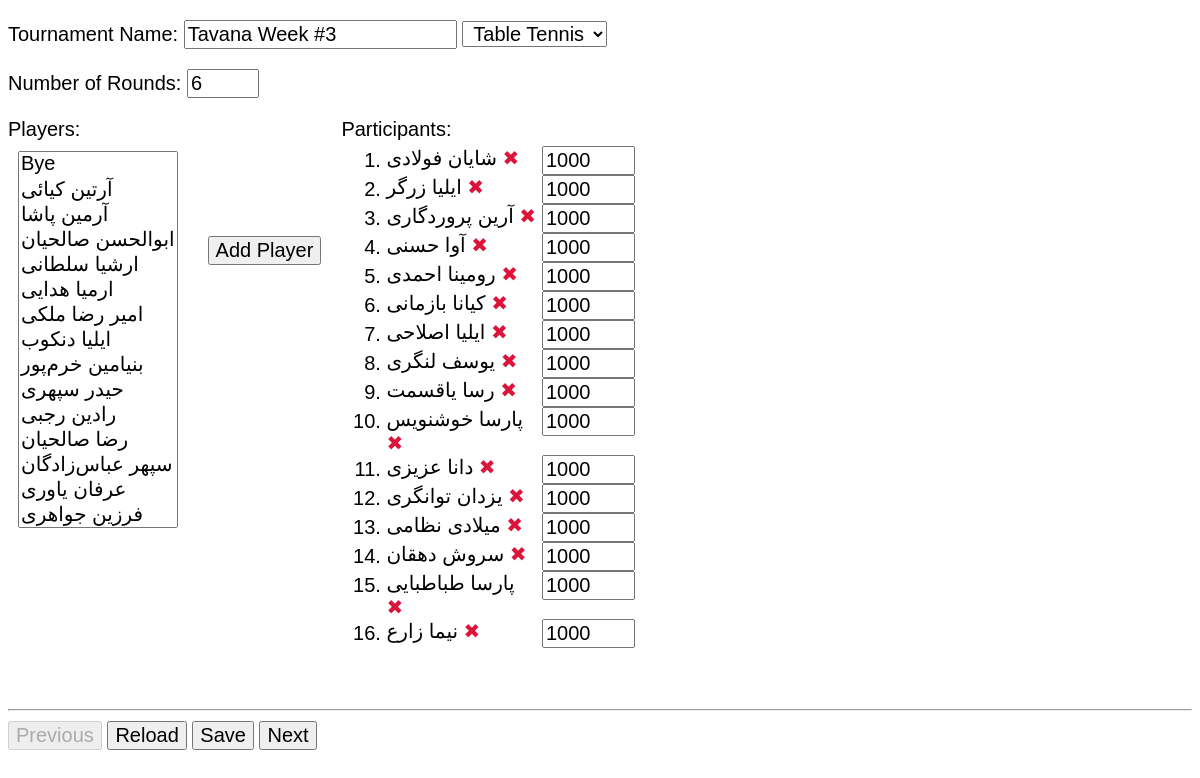
Page /103/tournament/ on the earlier database version.
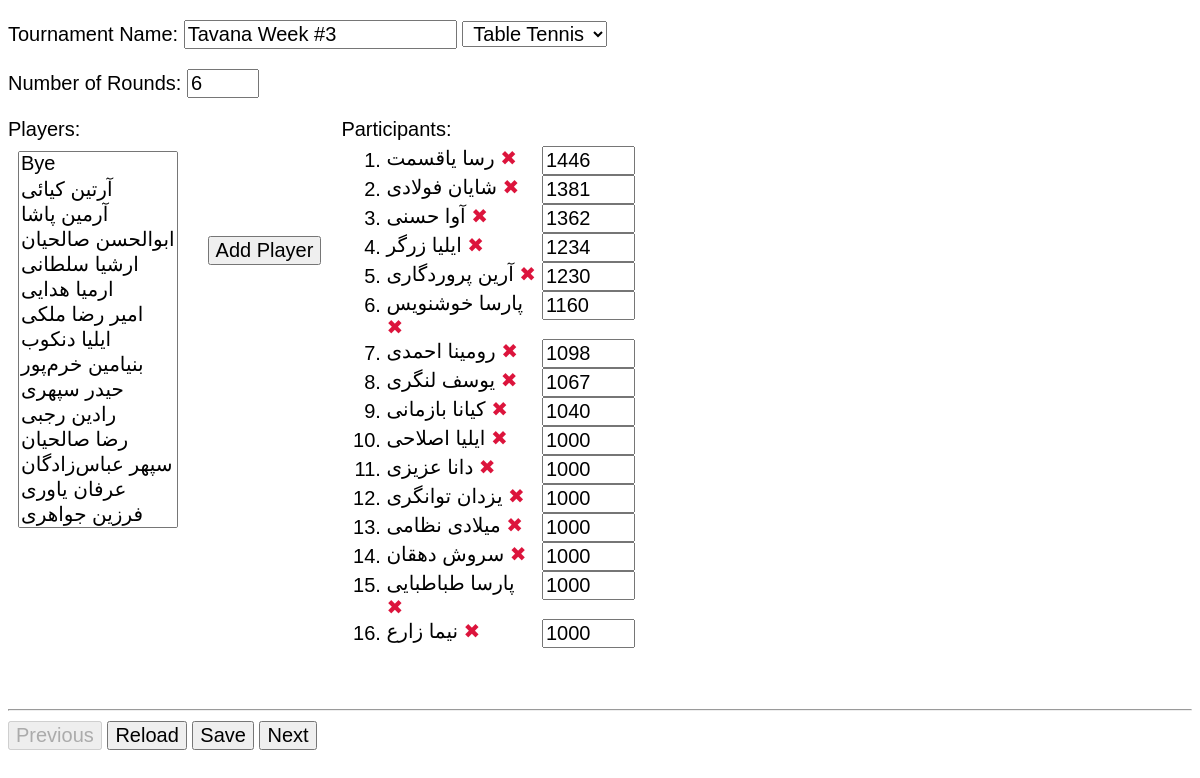
Same page on the later database version.
### app/models.py (models this page shows)
class Tournament(models.Model):
    name = models.CharField(max_length=100, null=False, unique=True)
    sport = models.ForeignKey(Sport(), on_delete=models.CASCADE, null=True)
    number_of_rounds = models.IntegerField(null=True)
    class Meta:
        ordering = ['sport', 'name', ]
    def __str__(self):
        return self.name

class Sport(models.Model):
    name = models.CharField(max_length=20, unique=True, null=False)
    def __str__(self):
        return self.name

class Participant(models.Model):
    tournament = models.ForeignKey(Tournament, on_delete=models.CASCADE)
    player = models.ForeignKey(Player, on_delete=models.CASCADE)
    initial_rating = models.IntegerField(null=True)
    class Meta:
        unique_together = ['tournament', 'player', ]
        ordering = ['tournament', 'player', ]
    def __str__(self):
        return '{} ({})'.format(self.player, self.tournament)

class Player(models.Model):
    firstname = models.CharField(max_length=20)
    lastname = models.CharField(max_length=30)
    class Meta:
        unique_together = ['firstname', 'lastname']
    def __str__(self):
        return self.firstname+' '+self.lastname

### app/views.py (the view)
# urls.py: path('tournament/', views.tournament),
def tournament(request, tournamentId=None):
    print('==========tournament==========')
    print(tournamentId)
    players_list = models.Player.objects.all().order_by('firstname', 'lastname')
    sports_list = models.Sport.objects.all()
    theTour = models.Tournament.objects.get(
        id=tournamentId) if tournamentId else None
    participants = models.Participant.objects.filter(
        tournament=theTour).order_by('-initial_rating')
    context = {'tournament': theTour, 'sports_list': sports_list,
               'players_list': players_list,
               'participants': participants, }
    print(context)
    return render(request, 'tournament.html', context)

### app/templates/tournament.html (shortened to what this page needs)
{% extends "template.html" %}
{% load static %}
{% block content %}
<form id="theForm" method="POST">
    <p>
        <label>Tournament Name:
            <input type="text" name="tournamentName" placeholder="Enter tournament name" required
                value="{{ tournament.name }}">
        </label>
        <select name="sport" style="text-align: center;">
            {% for sport in sports_list %}
            <option value="{{ sport }}" "{% if sport == tournament.sport %} selected {% endif %}"> {{sport}} </option>
            {% endfor %}
        </select>
    </p>
    <p>
        <label>Number of Rounds:
            <input type="number" min=1 max=15 size=5 name="number_of_rounds" required
                value="{{ tournament.number_of_rounds }}">
        </label>
    </p>
    <div style="display: flex; flex-wrap: wrap;">
        <div>
            Players: <br>
            <select id="selPlayers" multiple=true size=15 style="margin: 10px;">
                {% for player in players_list %}
                <option value="{{ player.id }}">{{ player.firstname }} {{ player.lastname }}</option>
                {% endfor %}
            </select>
        </div>
        <div style="padding:10% 20px; display: flex; align-items: baseline;">
            <input type="button" value="Add Player" onclick="add_participant()">
        </div>
        <div>
            Participants:
            <ol id="olParticipants" style="margin:5px;">
                {% for participant in participants %}
                <li id="{{ participant.player.id }}">
                    <span style="display:inline-block; width:150px; vertical-align:top;"> {{ participant.player }}
                        <a href="#" tabindex=-1 onclick="remove_participant(event)" class="remove" title="remove">
                            &#10006; </a>
                    </span>
                    <input type="text" placeholder="Rating" size=5 oninput="check_int(event)" required
                        value="{{ participant.initial_rating }}">
                </li>
                {% endfor %}
            </ol>
        </div>
    </div>
    <label id="lblError" class="error" style="padding-left: 8em;"></label>
</form>
{% endblock %}

### app/templates/template.html (shortened to what this page needs)
<!DOCTYPE html>
<html>
{% load static %}
<head>
    <link rel=stylesheet href="{% static 'style.css' %}" type=text/css>
</head>
<body onload="load()">
    {% block content %} {% endblock %}
    <br>
    <footer>
        <hr>
        <button id="btnPrevious" onclick="previous()"> Previous </button>
        <button id="btnReload" onclick="reload()"> Reload </button>
        <button id="btnSave" onclick="save()"> Save </button>
        <button id="btnNext" onclick="next()"> Next </button>
    </footer>
</body>
</html>

### app/static/style.css (style rules this page uses)
body { font-family: Calibri, Arial, sans-serif; font-size: 20px; }
* { font-family: Calibri, Arial, sans-serif; font-size: 20px; }
label.error { color: crimson; }
a.remove { color: crimson; text-decoration: none; }
input { margin-left: 0em; }

Differences in the rows shown:
changed Participant "رسا یاقسمت": initial_rating "1000" → "1446"; moves up the list
changed Participant "شایان فولادی": initial_rating "1000" → "1381"
changed Participant "آوا حسنی": initial_rating "1000" → "1362"; moves up the list
changed Participant "ایلیا زرگر": initial_rating "1000" → "1234"
changed Participant "آرین پروردگاری": initial_rating "1000" → "1230"
changed Participant "پارسا خوشنویس": initial_rating "1000" → "1160"; moves up the list
changed Participant "رومینا احمدی": initial_rating "1000" → "1098"
changed Participant "یوسف لنگری": initial_rating "1000" → "1067"; moves down the list
changed Participant "کیانا بازمانی": initial_rating "1000" → "1040"
